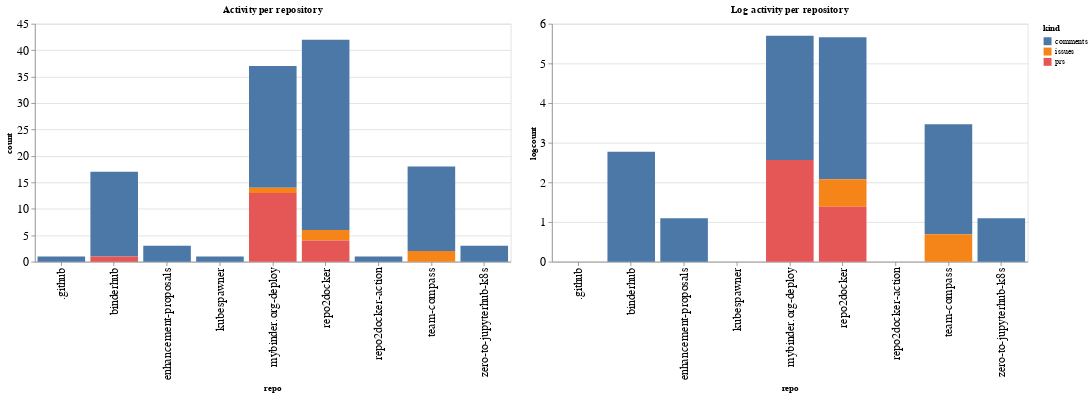

Source (notebook cell):
### Code cell
ch1 = alt.Chart(repo_summaries, width=600, title="Activity per repository").mark_bar().encode(
    x='repo',
    y='count',
    color='kind',
    tooltip="kind"
)

ch2 = alt.Chart(repo_summaries, width=600, title="Log activity per repository").mark_bar().encode(
    x='repo',
    y='logcount',
    color='kind',
    tooltip="kind"
)

ch1 | ch2

### Figure 1 — Vega-Lite specification as saved in the notebook (floating-point values rounded to 4 significant figures)
{"config": {"axisLeft": {"labelFontSize": 15}, "axisBottom": {"labelFontSize": 15}}, "hconcat": [{"mark": "bar", "encoding": {"color": {"type": "nominal", "field": "kind"}, "tooltip": {"type": "nominal", "field": "kind"}, "x": {"type": "nominal", "field": "repo"}, "y": {"type": "quantitative", "field": "count"}}, "title": "Activity per repository", "width": 600}, {"mark": "bar", "encoding": {"color": {"type": "nominal", "field": "kind"}, "tooltip": {"type": "nominal", "field": "kind"}, "x": {"type": "nominal", "field": "repo"}, "y": {"type": "quantitative", "field": "logcount"}}, "title": "Log activity per repository", "width": 600}], "data": {"name": "data-6e2923067754861ef3a99a7ea39b3a7e"}, "$schema": "https://vega.github.io/schema/vega-lite/v4.8.1.json", "datasets": {"data-6e2923067754861ef3a99a7ea39b3a7e": [{"repo": ".github", "kind": "comments", "count": 1, "logcount": 0.0}, {"repo": "binderhub", "kind": "comments", "count": 16, "logcount": 2.773}, {"repo": "binderhub", "kind": "prs", "count": 1, "logcount": 0.0}, {"repo": "enhancement-proposals", "kind": "comments", "count": 3, "logcount": 1.099}, {"repo": "kubespawner", "kind": "comments", "count": 1, "logcount": 0.0}, {"repo": "mybinder.org-deploy", "kind": "comments", "count": 23, "logcount": 3.135}, {"repo": "mybinder.org-deploy", "kind": "issues", "count": 1, "logcount": 0.0}, {"repo": "mybinder.org-deploy", "kind": "prs", "count": 13, "logcount": 2.565}, {"repo": "repo2docker", "kind": "comments", "count": 36, "logcount": 3.584}, {"repo": "repo2docker", "kind": "issues", "count": 2, "logcount": 0.6931}, {"repo": "repo2docker", "kind": "prs", "count": 4, "logcount": 1.386}, {"repo": "repo2docker-action", "kind": "comments", "count": 1, "logcount": 0.0}, {"repo": "team-compass", "kind": "comments", "count": 16, "logcount": 2.773}, {"repo": "team-compass", "kind": "issues", "count": 2, "logcount": 0.6931}, {"repo": "zero-to-jupyterhub-k8s", "kind": "comments", "count": 3, "logcount": 1.099}]}}
